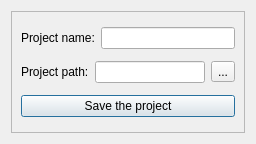
<?xml version="1.0" encoding="UTF-8"?>
<ui version="4.0">
 <class>dlg_save_pro</class>
 <widget class="QDialog" name="dlg_save_pro">
  <property name="geometry">
   <rect>
    <x>0</x>
    <y>0</y>
    <width>256</width>
    <height>144</height>
   </rect>
  </property>
  <property name="windowTitle">
   <string>Save your Project</string>
  </property>
  <layout class="QGridLayout" name="gridLayout">
   <item row="0" column="0">
    <widget class="QFrame" name="frame">
     <property name="frameShape">
      <enum>QFrame::StyledPanel</enum>
     </property>
     <property name="frameShadow">
      <enum>QFrame::Raised</enum>
     </property>
     <layout class="QGridLayout" name="gridLayout_2">
      <item row="0" column="0">
       <layout class="QHBoxLayout" name="horizontalLayout">
        <item>
         <widget class="QLabel" name="label">
          <property name="text">
           <string>Project name:</string>
          </property>
         </widget>
        </item>
        <item>
         <widget class="QLineEdit" name="lineEdit">
          <property name="maximumSize">
           <size>
            <width>150</width>
            <height>16777215</height>
           </size>
          </property>
          <property name="layoutDirection">
           <enum>Qt::RightToLeft</enum>
          </property>
         </widget>
        </item>
       </layout>
      </item>
      <item row="1" column="0">
       <layout class="QHBoxLayout" name="horizontalLayout_2">
        <item>
         <widget class="QLabel" name="label_2">
          <property name="text">
           <string>Project path:</string>
          </property>
         </widget>
        </item>
        <item>
         <widget class="QLineEdit" name="lineEdit_2">
          <property name="maximumSize">
           <size>
            <width>120</width>
            <height>16777215</height>
           </size>
          </property>
         </widget>
        </item>
        <item>
         <widget class="QToolButton" name="toolButton_2">
          <property name="text">
           <string>...</string>
          </property>
         </widget>
        </item>
       </layout>
      </item>
      <item row="2" column="0">
       <widget class="QPushButton" name="pushButton">
        <property name="text">
         <string>Save the project</string>
        </property>
       </widget>
      </item>
     </layout>
    </widget>
   </item>
  </layout>
 </widget>
 <resources/>
 <connections/>
</ui>
